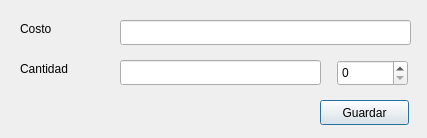
<?xml version="1.0" encoding="UTF-8"?>
<ui version="4.0">
 <class>GoodDialog</class>
 <widget class="QDialog" name="GoodDialog">
  <property name="geometry">
   <rect>
    <x>0</x>
    <y>0</y>
    <width>427</width>
    <height>138</height>
   </rect>
  </property>
  <property name="windowTitle">
   <string>Dialog</string>
  </property>
  <widget class="QPushButton" name="save">
   <property name="geometry">
    <rect>
     <x>320</x>
     <y>100</y>
     <width>89</width>
     <height>25</height>
    </rect>
   </property>
   <property name="text">
    <string>Guardar</string>
   </property>
  </widget>
  <widget class="QLineEdit" name="lineEdit">
   <property name="geometry">
    <rect>
     <x>120</x>
     <y>20</y>
     <width>291</width>
     <height>25</height>
    </rect>
   </property>
  </widget>
  <widget class="QLineEdit" name="lineEdit_2">
   <property name="geometry">
    <rect>
     <x>120</x>
     <y>60</y>
     <width>201</width>
     <height>25</height>
    </rect>
   </property>
  </widget>
  <widget class="QLabel" name="label">
   <property name="geometry">
    <rect>
     <x>20</x>
     <y>20</y>
     <width>67</width>
     <height>17</height>
    </rect>
   </property>
   <property name="text">
    <string>Costo</string>
   </property>
  </widget>
  <widget class="QLabel" name="label_2">
   <property name="geometry">
    <rect>
     <x>20</x>
     <y>60</y>
     <width>67</width>
     <height>17</height>
    </rect>
   </property>
   <property name="text">
    <string>Cantidad</string>
   </property>
  </widget>
  <widget class="QSpinBox" name="spinBox">
   <property name="geometry">
    <rect>
     <x>337</x>
     <y>60</y>
     <width>71</width>
     <height>26</height>
    </rect>
   </property>
  </widget>
 </widget>
 <resources/>
 <connections/>
</ui>
